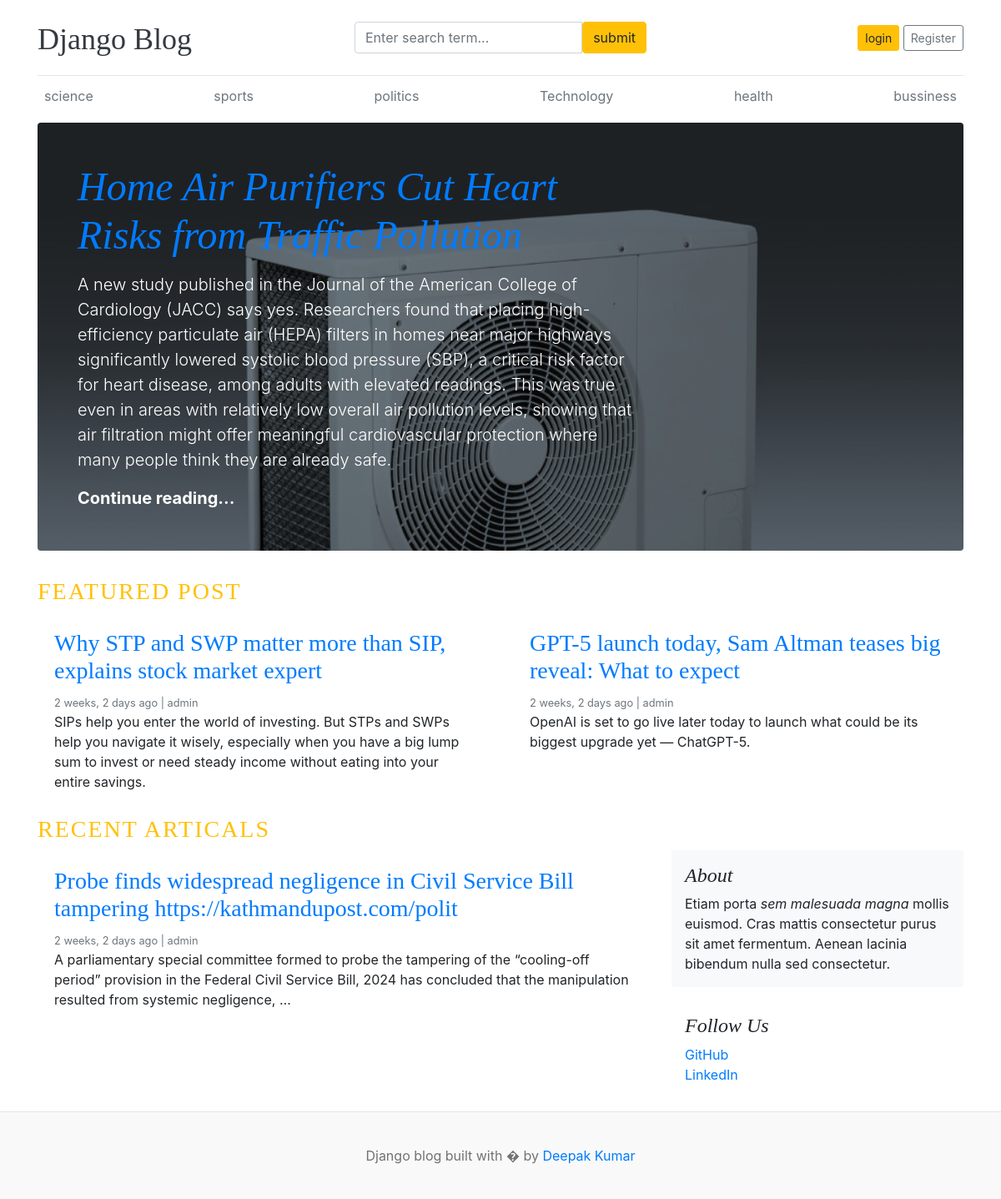
/, run on an earlier commit of the app's database.
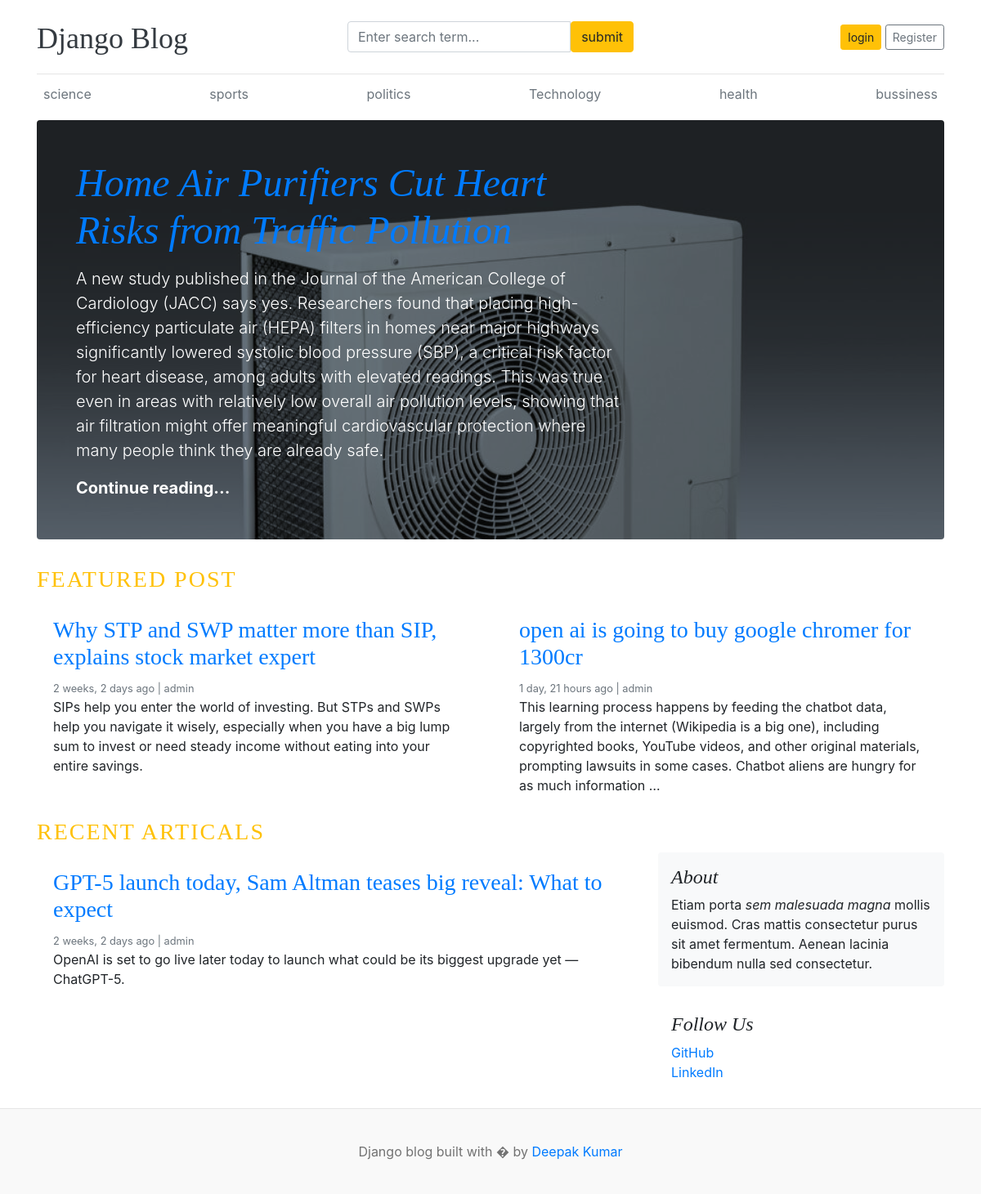
And on a later commit of the database.
### blogs/models.py (models this page shows, shortened)
class Category(models.Model):
    name = models.CharField(max_length=15,unique=True)
    created_at = models.DateTimeField(auto_now_add=True)
    updated_at = models.DateTimeField(auto_now=True)
    class Meta:
        verbose_name_plural = 'categories'

class Blogs(models.Model):
    title = models.CharField(max_length=100,unique=True)
    slug = models.SlugField(blank=True,unique=True)
    category = models.ForeignKey(Category,on_delete=models.CASCADE)
    author = models.ForeignKey(User , on_delete=models.CASCADE)
    photo = models.ImageField(upload_to='images')
    short_body = models.TextField(max_length=1000)
    body = models.TextField(max_length=2000)
    STATUS_CHOICE =[
        (0, 'draft'),
        (1 ,'Published'),
    ]
    status = models.IntegerField(choices = STATUS_CHOICE , default = 0)
    is_featured = models.BooleanField(default=False)
    created_at = models.DateTimeField(auto_now_add=True)
    updated_at = models.DateTimeField(auto_now=True)
    class Meta:
        verbose_name_plural = 'blogs'

### blogs/views.py (the view)
# urls.py: 2. Add a URL to urlpatterns:  path('', views.home, name='home')
def home(request):
    featured_post = Blogs.objects.filter(is_featured = True,status = 1)
    unfeatured_post = Blogs.objects.filter(is_featured = False)
    context = {
        'featured_post':featured_post,
        'unfeatured_post':unfeatured_post,
    }
    return render(request,'index.html',context)

### blogs/context_processors.py (called while the page is built)
def categoryget(request):
    category = Category.objects.all()
    context ={
        'category':category
    }
    return dict(context)

### templates/index.html
{% extends 'main.html' %}
{% block content %}
      {% for post in featured_post %}
      {% if forloop.first %}
      <div class="jumbotron p-3 p-md-5 text-white rounded bg-dark" style="background-image: url('{{ post.photo.url }}');background-blend-mode: overlay;background-size:cover;">
        <div class="col-md-8 px-0">
          <h1 class="display-4 font-italic"><a href="{% url 'blog' post.slug %}">{{ post.title }}</a></h1>
          <p class="lead my-3">{{ post.short_body}}</p>
          <p class="lead mb-0"><a href="#" class="text-white font-weight-bold">Continue reading...</a></p>
        </div>
      </div>
      {% endif %}
      {% endfor %}
<h3 class="text-uppercase text-warning" style="letter-spacing: 2px;">Featured POST</h3>
<div class="row mb-2">
  {% for post in featured_post %}
    {% if not forloop.first %}
    <div class="col-md-6">
      <div class="card border-0" >
        <div class="card-body">
          <h3><a href="{% url 'blog' post.slug %}">{{ post.title }}</a></h3>
          <small class="mb-1 text-muted">{{ post.created_at|timesince }} ago | {{ post.author }}</small>
          <p class="card-text">{{ post.short_body|truncatewords:40 }}</p>
        </div>
      </div>
    </div>
    {% endif %}
  {% endfor %}
</div>
<h3 class="text-uppercase text-warning" style="letter-spacing: 2px;">Recent Articals</h3>
<main role="main" class="container p-0">
  <div class="row">
    <div class="col-md-8 blog-main">
      {% for post in unfeatured_post %}
        <div class="card border-0" >
          <div class="card-body">
            <h3><a href="{% url 'blog' post.slug %}">{{ post.title }}</a></h3>
            <small class="mb-1 text-muted">{{ post.created_at|timesince }} ago | {{ post.author }}</small>
            <p class="card-text">{{ post.short_body|truncatewords:30  }}</p>
          </div>
        </div>
      {% endfor %}
    </div>
      <aside class="col-md-4 blog-sidebar">
        <div class="p-3 mb-3 bg-light rounded">
          <h4 class="font-italic">About</h4>
          <p class="mb-0">Etiam porta <em>sem malesuada magna</em> mollis euismod. Cras mattis consectetur purus sit amet fermentum. Aenean lacinia bibendum nulla sed consectetur.</p>
        </div>
        <div class="p-3">
          <h4 class="font-italic">Follow Us</h4>
          <ol class="list-unstyled">
            <li><a href="#">GitHub</a></li>
            <li><a href="#">LinkedIn</a></li>
          </ol>
        </div>
      </aside>
    </div>
  </main>
</div>
{% endblock content %}

### templates/main.html
{% include 'header.html' %}
{% block content %}
{% endblock %}
{% include 'footer.html' %}

### templates/header.html (shortened to what this page needs)
{% load static %}
<!DOCTYPE html>
<html lang="en">
<head>
    <link href="https://getbootstrap.com/docs/4.0/dist/css/bootstrap.min.css" rel="stylesheet">
  <link rel="stylesheet" href="https://cdnjs.cloudflare.com/ajax/libs/font-awesome/6.5.2/css/all.min.css">
    <link href="{% static 'css/style.css' %}" rel="stylesheet">
  </head>
<body>
    <div class="container">
      <header class="blog-header py-3">
        <div class="row flex-nowrap justify-content-between align-items-center">
          <div class="col-4 pt-1">
            <a class="blog-header-logo text-dark" href="/">Django Blog</a>
          </div>
            <div class="col-4">
            <form action="{% url 'search' %}" method="GET">
              <div class="input-group">
                <input class="form-control" name="keyword" type="text" placeholder="Enter search term..."  />
                <button type="submit" class="btn btn-warning" id="button-search" type="button">submit</button>
            </div>
            </form>
          </div>
          <div class="col-4 d-flex justify-content-end align-items-center">
            {% if not user.is_authenticated %}
            <a class="btn btn-sm btn-warning" href="{% url 'login' %}">login</a> &nbsp;
            <a class="btn btn-sm btn-outline-secondary" href="{% url 'register' %}">Register</a>
            {% else %}
            <span> <a href="{% url 'dashboard' %}" class="btn btn-sm btn-warning">Dashboard</a> </span> &nbsp; &nbsp;
            <a  href="{% url 'logout' %}"> Logout</a>
            {% endif %}
          </div>
        </div>
      </header>
      <div class="nav-scroller py-1 mb-2">
        <nav class="nav d-flex justify-content-between">
          {% for cat in category %}
          <a class="p-2 text-muted" href="{% url 'category' cat.id  %}">{{ cat.name }}</a>
          {% endfor %}
        </nav>
      </div>

### templates/footer.html
<footer class="blog-footer">
  <p>Django blog built with � by <a href="#">Deepak Kumar</a></p>
</footer>
</body>
</html>

### static/css/style.css (style rules this page uses)
.blog-header { border-bottom: 1px solid #e5e5e5; }
.blog-header-logo { font-family: "Playfair Display", Georgia, "Times New Roman", serif; font-size: 2.25rem; }
h1, h2, h3, h4, h5, h6 { font-family: "Playfair Display", Georgia, "Times New Roman", serif; }
.display-4 { font-size: 2.5rem; }
@media (min-width: 768px) { .display-4 { font-size: 3rem; } }
.blog-footer { padding: 2.5rem 0; color: #727272; text-align: center; background-color: #f9f9f9; border-top: .05rem solid #e5e5e5; }
.blog-footer p:last-child { margin-bottom: 0; }

What changed in the data, as far as the page shows it:
removed Blogs: title "Probe finds widespread negligence in Civil Service Bill tampering https://kathmandupost.com/polit", created_at "2 weeks, 2 days", author "admin", short_body "A parliamentary special committee formed to probe the tampering of the “cooling-off period” provision in the Federal Civil Service Bill, 2024 has concluded that the manipulation resulted from systemic negligence, …", shown under "RECENT ARTICALS"
added Blogs: title "open ai is going to buy google chromer for 1300cr", created_at "1 day, 21 hours", author "admin", short_body "This learning process happens by feeding the chatbot data, largely from the internet (Wikipedia is a big one), including copyrighted books, YouTube videos, and other original materials, prompting lawsuits in some cases. Chatbot aliens are hungry for as much information …", shown under "FEATURED POST"
changed Blogs "GPT-5 launch today, Sam Altman teases big reveal: What to expect": moves from the list under "FEATURED POST" to the list under "RECENT ARTICALS"
